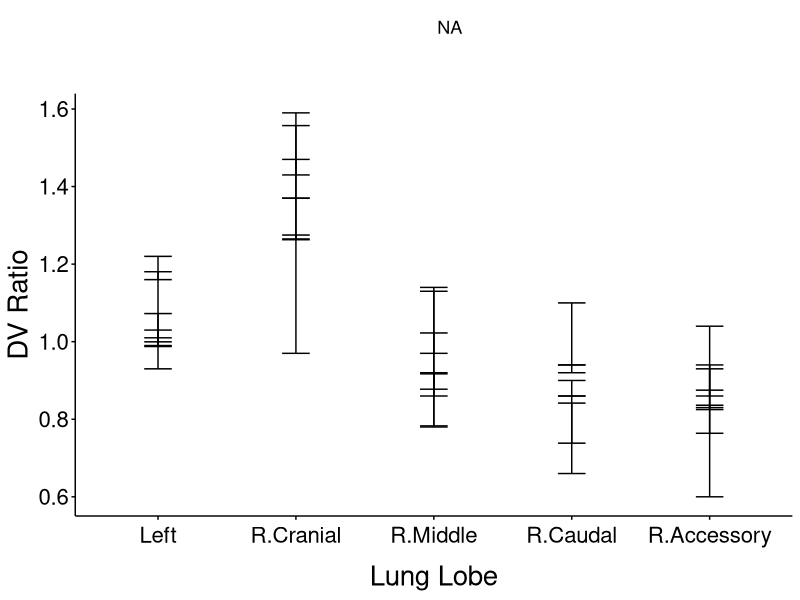

Source code (R): (Note: this script raises an error after producing the figure.)
library(ggpubr)
library(ggplot2)

get_directory = function(){
  args <- commandArgs(trailingOnly = FALSE)
  file <- "--file="
  rstudio <- "RStudio"
  
  match <- grep(rstudio, args)
  if(length(match) > 0){
    return(dirname(rstudioapi::getSourceEditorContext()$path))
  }else{
    match <- grep(file, args)
    if (length(match) > 0) {
      return(dirname(normalizePath(sub(file, "", args[match]))))
    }else{
      return(dirname(normalizePath(sys.frames()[[1]]$ofile)))
    }
  }
}

wd = get_directory()
setwd(wd)

data = read.csv(file = "previous_studies_ggplot.csv")

data$LOBE = as.character(data$LOBE)
data$LOBE[data$LOBE=="left"]="Left"
data$LOBE[data$LOBE=="cranial"]="R.Cranial"
data$LOBE[data$LOBE=="middle"]="R.Middle"
data$LOBE[data$LOBE=="caudal"]="R.Caudal"
data$LOBE[data$LOBE=="accessory"]="R.Accessory"
data$LOBE = factor(data$LOBE, levels = c("Left", "R.Cranial", "R.Middle",
                                         "R.Caudal", "R.Accessory"))

data$STUDY = factor(data$STUDY, levels = c("This study", 
                                           "Brain et al. 1976", 
                                           "Yang et al. 2019"))

data$STUDY_ANIMAL = factor(data$STUDY_ANIMAL,
                           levels = c("Mice C57BL/6 (This study)",
                                      "Mice C57BL/6 (Yang et al. 2019)",
                                      "Rat Sprague Dawley (Brain et al. 1976)",
                                      "Hamster Syrian Golden (Brain et al. 1976)"))

dodge_radiance = 0.6
ggplot(data = data, aes(x = LOBE, y = DV)) + 
  # scale_colour_grey(start = 0, end = 0.8) +
  geom_point(aes(pch = STUDY_ANIMAL), 
             size = 5, position=position_dodge(dodge_radiance)) + 
  scale_shape_manual(values=c(16,1,12,2)) +
  guides(shape = guide_legend(nrow = 2)) + 
  geom_errorbar(aes(ymax = DV + SE, ymin = DV - SE,group = STUDY_ANIMAL), 
                width = 0.2,
                position=position_dodge(dodge_radiance)) +
  ylab("DV Ratio") + 
  xlab("Lung Lobe") +
  theme_classic() + 
  theme(text = element_text(size = 20, color = "black"),
        # legend.title = element_text(size = 15),
        legend.title = element_blank(),
        legend.text = element_text(size = 13),
        axis.text.x = element_text(margin = margin(5,10,10,10),colour="black"),
        axis.text.y = element_text(colour = "black"),
        axis.ticks.x = element_line(colour = "black"),
        axis.ticks.y = element_line(colour = "black"),
        legend.position = "top") + 
  ggsave(filename = "fig2sub1.png", device = "png",
         width = 8, height = 6, dpi = 1200)
